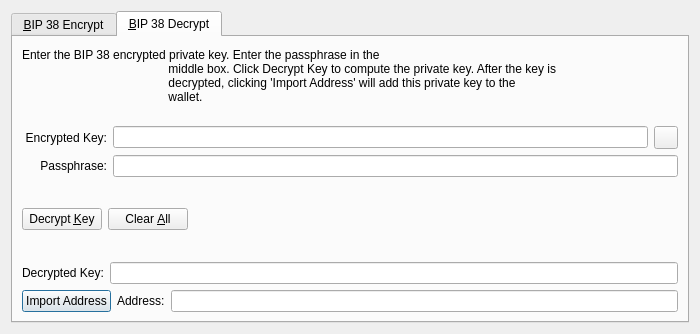
<?xml version="1.0" encoding="UTF-8"?>
<ui version="4.0">
    <class>Bip38ToolDialog</class>
    <widget class="QDialog" name="Bip38ToolDialog">
        <property name="geometry">
            <rect>
                <x>0</x>
                <y>0</y>
                <width>700</width>
                <height>334</height>
            </rect>
        </property>
        <property name="windowTitle">
            <string>BIP 38 Tool</string>
        </property>
        <property name="modal">
            <bool>true</bool>
        </property>
        <layout class="QVBoxLayout" name="verticalLayout">
            <item>
                <widget class="QTabWidget" name="tabWidget">
                    <property name="currentIndex">
                        <number>1</number>
                    </property>
                    <widget class="QWidget" name="tabBip38Encrypt">
                        <attribute name="title">
                            <string>&amp;BIP 38 Encrypt</string>
                        </attribute>
                        <layout class="QVBoxLayout" name="verticalLayout_SM">
                            <item>
                                <widget class="QLabel" name="infoLabel_ENC">
                                    <property name="text">
                                        <string>Enter a PIVX Address that you would like to encrypt using BIP 38. Enter
                                            a passphrase in the middle box. Press encrypt to compute the encrypted
                                            private key.
                                        </string>
                                    </property>
                                    <property name="textFormat">
                                        <enum>Qt::PlainText</enum>
                                    </property>
                                    <property name="wordWrap">
                                        <bool>true</bool>
                                    </property>
                                </widget>
                            </item>
                            <item>
                                <layout class="QHBoxLayout" name="horizontalLayout_1_ENC">
                                    <item>
                                        <widget class="QLabel" name="label_5">
                                            <property name="alignment">
                                                <set>Qt::AlignRight|Qt::AlignTrailing|Qt::AlignVCenter</set>
                                            </property>
                                            <property name="minimumSize">
                                                <size>
                                                    <width>85</width>
                                                    <height>0</height>
                                                </size>
                                            </property>
                                            <property name="text">
                                                <string>Address:</string>
                                            </property>
                                        </widget>
                                    </item>
                                    <item>
                                        <widget class="QValidatedLineEdit" name="addressIn_ENC">
                                            <property name="toolTip">
                                                <string>The PIVX address to encrypt</string>
                                            </property>
                                        </widget>
                                    </item>
                                    <item>
                                        <widget class="QToolButton" name="addressBookButton_ENC">
                                            <property name="toolTip">
                                                <string>Choose previously used address</string>
                                            </property>
                                            <property name="text">
                                                <string/>
                                            </property>
                                            <property name="icon">
                                                <iconset resource="../wispr.qrc">
                                                    <normaloff>:/icons/address-book</normaloff>:/icons/address-book
                                                </iconset>
                                            </property>
                                            <property name="shortcut">
                                                <string>Alt+A</string>
                                            </property>
                                        </widget>
                                    </item>
                                    <item>
                                        <widget class="QToolButton" name="pasteButton_ENC">
                                            <property name="toolTip">
                                                <string>Paste address from clipboard</string>
                                            </property>
                                            <property name="text">
                                                <string/>
                                            </property>
                                            <property name="icon">
                                                <iconset resource="../wispr.qrc">
                                                    <normaloff>:/icons/editpaste</normaloff>:/icons/editpaste
                                                </iconset>
                                            </property>
                                            <property name="shortcut">
                                                <string>Alt+P</string>
                                            </property>
                                        </widget>
                                    </item>
                                </layout>
                            </item>
                            <item>
                                <layout class="QHBoxLayout" name="horizontalLayout_5">
                                    <item>
                                        <widget class="QLabel" name="label_6">
                                            <property name="alignment">
                                                <set>Qt::AlignRight|Qt::AlignTrailing|Qt::AlignVCenter</set>
                                            </property>
                                            <property name="minimumSize">
                                                <size>
                                                    <width>85</width>
                                                    <height>0</height>
                                                </size>
                                            </property>
                                            <property name="text">
                                                <string>Passphrase:</string>
                                            </property>
                                        </widget>
                                    </item>
                                    <item>
                                        <widget class="QLineEdit" name="passphraseIn_ENC">
                                            <property name="echoMode">
                                                <enum>QLineEdit::Password</enum>
                                            </property>
                                        </widget>
                                    </item>
                                </layout>
                            </item>
                            <item>
                                <layout class="QHBoxLayout" name="horizontalLayout_2_ENC">
                                    <item>
                                        <widget class="QLabel" name="encryptedKeyLabel_ENC">
                                            <property name="alignment">
                                                <set>Qt::AlignRight|Qt::AlignTrailing|Qt::AlignVCenter</set>
                                            </property>
                                            <property name="minimumSize">
                                                <size>
                                                    <width>85</width>
                                                    <height>0</height>
                                                </size>
                                            </property>
                                            <property name="text">
                                                <string>Encrypted Key:</string>
                                            </property>
                                            <property name="textFormat">
                                                <enum>Qt::PlainText</enum>
                                            </property>
                                        </widget>
                                    </item>
                                    <item>
                                        <widget class="QLineEdit" name="encryptedKeyOut_ENC">
                                            <property name="font">
                                                <font>
                                                    <italic>true</italic>
                                                </font>
                                            </property>
                                            <property name="readOnly">
                                                <bool>true</bool>
                                            </property>
                                        </widget>
                                    </item>
                                    <item>
                                        <widget class="QToolButton" name="copyKeyButton_ENC">
                                            <property name="toolTip">
                                                <string>Copy the current signature to the system clipboard</string>
                                            </property>
                                            <property name="text">
                                                <string/>
                                            </property>
                                            <property name="icon">
                                                <iconset resource="../wispr.qrc">
                                                    <normaloff>:/icons/editcopy</normaloff>:/icons/editcopy
                                                </iconset>
                                            </property>
                                        </widget>
                                    </item>
                                </layout>
                            </item>
                            <item>
                                <layout class="QHBoxLayout" name="horizontalLayout_3_ENC">
                                    <item>
                                        <widget class="QPushButton" name="encryptKeyButton_ENC">
                                            <property name="toolTip">
                                                <string>Encrypt the private key for this PIVX address</string>
                                            </property>
                                            <property name="text">
                                                <string>Encrypt &amp;Key</string>
                                            </property>
                                            <property name="icon">
                                                <iconset resource="../wispr.qrc">
                                                    <normaloff>:/icons/edit</normaloff>:/icons/edit
                                                </iconset>
                                            </property>
                                            <property name="autoDefault">
                                                <bool>false</bool>
                                            </property>
                                        </widget>
                                    </item>
                                    <item>
                                        <widget class="QPushButton" name="clearButton_ENC">
                                            <property name="toolTip">
                                                <string>Reset all fields</string>
                                            </property>
                                            <property name="text">
                                                <string>Clear &amp;All</string>
                                            </property>
                                            <property name="icon">
                                                <iconset resource="../wispr.qrc">
                                                    <normaloff>:/icons/remove</normaloff>:/icons/remove
                                                </iconset>
                                            </property>
                                            <property name="autoDefault">
                                                <bool>false</bool>
                                            </property>
                                        </widget>
                                    </item>
                                    <item>
                                        <spacer name="horizontalSpacer_1_ENC">
                                            <property name="orientation">
                                                <enum>Qt::Horizontal</enum>
                                            </property>
                                            <property name="sizeHint" stdset="0">
                                                <size>
                                                    <width>40</width>
                                                    <height>48</height>
                                                </size>
                                            </property>
                                        </spacer>
                                    </item>
                                    <item>
                                        <widget class="QLabel" name="statusLabel_ENC">
                                            <property name="font">
                                                <font>
                                                    <weight>75</weight>
                                                    <bold>true</bold>
                                                </font>
                                            </property>
                                            <property name="text">
                                                <string/>
                                            </property>
                                            <property name="wordWrap">
                                                <bool>true</bool>
                                            </property>
                                        </widget>
                                    </item>
                                    <item>
                                        <spacer name="horizontalSpacer_2_ENC">
                                            <property name="orientation">
                                                <enum>Qt::Horizontal</enum>
                                            </property>
                                            <property name="sizeHint" stdset="0">
                                                <size>
                                                    <width>40</width>
                                                    <height>48</height>
                                                </size>
                                            </property>
                                        </spacer>
                                    </item>
                                </layout>
                            </item>
                        </layout>
                    </widget>
                    <widget class="QWidget" name="tabBip38Decrypt">
                        <attribute name="title">
                            <string>&amp;BIP 38 Decrypt</string>
                        </attribute>
                        <layout class="QVBoxLayout" name="verticalLayout_VM">
                            <item>
                                <widget class="QLabel" name="infoLabel_DEC">
                                    <property name="text">
                                        <string>Enter the BIP 38 encrypted private key. Enter the passphrase in the
                                            middle box. Click Decrypt Key to compute the private key. After the key is
                                            decrypted, clicking 'Import Address' will add this private key to the
                                            wallet.
                                        </string>
                                    </property>
                                    <property name="textFormat">
                                        <enum>Qt::PlainText</enum>
                                    </property>
                                    <property name="wordWrap">
                                        <bool>true</bool>
                                    </property>
                                </widget>
                            </item>
                            <item>
                                <layout class="QHBoxLayout" name="horizontalLayout_3">
                                    <item>
                                        <widget class="QLabel" name="label_2">
                                            <property name="alignment">
                                                <set>Qt::AlignRight|Qt::AlignTrailing|Qt::AlignVCenter</set>
                                            </property>
                                            <property name="minimumSize">
                                                <size>
                                                    <width>85</width>
                                                    <height>0</height>
                                                </size>
                                            </property>
                                            <property name="text">
                                                <string>Encrypted Key:</string>
                                            </property>
                                        </widget>
                                    </item>
                                    <item>
                                        <widget class="QValidatedLineEdit" name="encryptedKeyIn_DEC">
                                            <property name="toolTip">
                                                <string>The encrypted private key</string>
                                            </property>
                                        </widget>
                                    </item>
                                    <item>
                                        <widget class="QToolButton" name="pasteButton_DEC">
                                            <property name="toolTip">
                                                <string>Paste address from clipboard</string>
                                            </property>
                                            <property name="text">
                                                <string/>
                                            </property>
                                            <property name="icon">
                                                <iconset resource="../wispr.qrc">
                                                    <normaloff>:/icons/editpaste</normaloff>:/icons/editpaste
                                                </iconset>
                                            </property>
                                            <property name="shortcut">
                                                <string>Alt+P</string>
                                            </property>
                                        </widget>
                                    </item>
                                </layout>
                            </item>
                            <item>
                                <layout class="QHBoxLayout" name="horizontalLayout">
                                    <item>
                                        <widget class="QLabel" name="label">
                                            <property name="alignment">
                                                <set>Qt::AlignRight|Qt::AlignTrailing|Qt::AlignVCenter</set>
                                            </property>
                                            <property name="minimumSize">
                                                <size>
                                                    <width>85</width>
                                                    <height>0</height>
                                                </size>
                                            </property>
                                            <property name="text">
                                                <string>Passphrase:</string>
                                            </property>
                                        </widget>
                                    </item>
                                    <item>
                                        <widget class="QLineEdit" name="passphraseIn_DEC">
                                            <property name="echoMode">
                                                <enum>QLineEdit::Password</enum>
                                            </property>
                                        </widget>
                                    </item>
                                </layout>
                            </item>
                            <item>
                                <layout class="QHBoxLayout" name="horizontalLayout_2_DEC">
                                    <item>
                                        <widget class="QPushButton" name="decryptKeyButton_DEC">
                                            <property name="toolTip">
                                                <string>Decrypt the entered key using the passphrase</string>
                                            </property>
                                            <property name="text">
                                                <string>Decrypt &amp;Key</string>
                                            </property>
                                            <property name="icon">
                                                <iconset resource="../wispr.qrc">
                                                    <normaloff>:/icons/transaction_0</normaloff>:/icons/transaction_0
                                                </iconset>
                                            </property>
                                            <property name="autoDefault">
                                                <bool>false</bool>
                                            </property>
                                        </widget>
                                    </item>
                                    <item>
                                        <widget class="QPushButton" name="clearButton_DEC">
                                            <property name="toolTip">
                                                <string>Reset all fields</string>
                                            </property>
                                            <property name="text">
                                                <string>Clear &amp;All</string>
                                            </property>
                                            <property name="icon">
                                                <iconset resource="../wispr.qrc">
                                                    <normaloff>:/icons/remove</normaloff>:/icons/remove
                                                </iconset>
                                            </property>
                                            <property name="autoDefault">
                                                <bool>false</bool>
                                            </property>
                                        </widget>
                                    </item>
                                    <item>
                                        <spacer name="horizontalSpacer_1_DEC">
                                            <property name="orientation">
                                                <enum>Qt::Horizontal</enum>
                                            </property>
                                            <property name="sizeHint" stdset="0">
                                                <size>
                                                    <width>40</width>
                                                    <height>48</height>
                                                </size>
                                            </property>
                                        </spacer>
                                    </item>
                                    <item>
                                        <widget class="QLabel" name="statusLabel_DEC">
                                            <property name="font">
                                                <font>
                                                    <weight>75</weight>
                                                    <bold>true</bold>
                                                </font>
                                            </property>
                                            <property name="text">
                                                <string/>
                                            </property>
                                            <property name="wordWrap">
                                                <bool>true</bool>
                                            </property>
                                        </widget>
                                    </item>
                                    <item>
                                        <spacer name="horizontalSpacer_2_DEC">
                                            <property name="orientation">
                                                <enum>Qt::Horizontal</enum>
                                            </property>
                                            <property name="sizeHint" stdset="0">
                                                <size>
                                                    <width>40</width>
                                                    <height>48</height>
                                                </size>
                                            </property>
                                        </spacer>
                                    </item>
                                </layout>
                            </item>
                            <item>
                                <layout class="QHBoxLayout" name="horizontalLayout_2">
                                    <item>
                                        <widget class="QLabel" name="label_3">
                                            <property name="text">
                                                <string>Decrypted Key:</string>
                                            </property>
                                        </widget>
                                    </item>
                                    <item>
                                        <widget class="QValidatedLineEdit" name="decryptedKeyOut_DEC"/>
                                    </item>
                                </layout>
                            </item>
                            <item>
                                <layout class="QHBoxLayout" name="horizontalLayout_4">
                                    <item>
                                        <widget class="QPushButton" name="importAddressButton_DEC">
                                            <property name="text">
                                                <string>Import Address</string>
                                            </property>
                                        </widget>
                                    </item>
                                    <item>
                                        <widget class="QLabel" name="label_4">
                                            <property name="text">
                                                <string>Address:</string>
                                            </property>
                                        </widget>
                                    </item>
                                    <item>
                                        <widget class="QLineEdit" name="addressOut_DEC"/>
                                    </item>
                                </layout>
                            </item>
                        </layout>
                    </widget>
                </widget>
            </item>
        </layout>
    </widget>
    <customwidgets>
        <customwidget>
            <class>QValidatedLineEdit</class>
            <extends>QLineEdit</extends>
            <header>qvalidatedlineedit.h</header>
        </customwidget>
    </customwidgets>
    <resources>
        <include location="../wispr.qrc"/>
    </resources>
    <connections/>
</ui>
